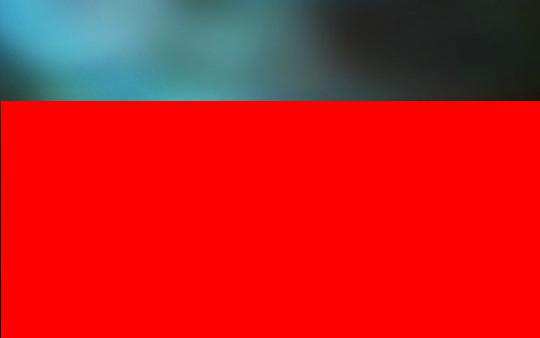
#> input picture tests/highlightSeams2/seam2.jpg, 540 x 338 px
$ python seamCarving.py seam2.jpg   (older library calls are emulated)
#> lines starting #> are read from the running program, lines starting #| are printed output that depends on the picture; after the words box and inside, x2 and y2 are one past the last pixel; in counts of white or black regions, pixels touching at a corner belong together
import sys

sys.path.append('/usr/local/lib/python2.7/site-packages')

import numpy as np
import cv2
import scipy
import math
from scipy import ndimage
from matplotlib import pyplot as plt
from PIL import Image


def sobel(image):
    im = scipy.misc.imread(image)
    im = im.astype('int32')

    dx = ndimage.sobel(im, 0)  # horizontal derivative
    dy = ndimage.sobel(im, 1)  # vertical derivative
    mag = np.hypot(dx, dy)  # magnitude
    mag *= 255.0 / np.max(mag)  # normalize (Q&D)

    posXDer = np.abs(dx)
    posYDer = np.abs(dy)
    energyFunction = posXDer + posYDer

    return mag

def readImage(image):
    im = cv2.imread( image )
    #im = im.astype(np.uint8)
    return im


def energyFunction(image):
    im = cv2.imread( image )
    im = im.astype(np.uint8)
    img = cv2.cvtColor(im, cv2.COLOR_RGB2GRAY)

    dx = ndimage.sobel(img, 0)  # horizontal derivative
    dy = ndimage.sobel(img, 1)  # vertical derivative
    mag = np.hypot(dx, dy)  # magnitude
    mag *= 255.0 / np.max(mag)  # normalize (Q&D)

    posXDer = np.abs(dx)
    posYDer = np.abs(dy)
    energyFunction = posXDer + posYDer

    return energyFunction


def findMinimumSeam(energyMap):
    rows = len(energyMap)
    columns = len(energyMap[0])
    # First, an accumulated cost matrix must be constructed by starting at the
    # top edge and iterating through the rows of the energy map.
    accumulatedCost = [[0.0] * columns for i in range(rows)]
    for i in range(0,rows, 1):
        for j in range(0, columns, 1):
            #get topNeighbors if they are valid
            topNeighbors = []
            # The value of the very top row (which obviously
            # has no rows above it) of the accumulated cost matrix is equal to the energy map.
            # Boundary conditions in this step are also taken into consideration.
            # If a neighboring pixel is not available due to the left or right edge,
            # it is simply not used in the minimum of top neighbors calculation.
            if (i == 0):
                accumulatedCost[0][j] = energyMap[0][j]
            if (i-1 > 0): #add top center
                topNeighbors.append(accumulatedCost[i-1][j])
            if (i-1 > 0 and j-1 > 0): #add topleft
                topNeighbors.append(accumulatedCost[i-1][j-1])
            if (i-1 > 0 and j+1 < columns-1): #add topright
                topNeighbors.append(accumulatedCost[i-1][j+1])

            if (len(topNeighbors) == 0):
                break;

            minOfNeighbors = min(topNeighbors)
            print ("topNeighbors", topNeighbors)

            # The value of a pixel in the accumuluated cost matrix is equal to
            # its corresponding pixel value in the energy map added to the minimum of
            # its three top neighbors (top-left, top-center, and top-right) from the
            # accumulated cost matrix.
            accumulatedCost[i][j] = energyMap[i][j] + minOfNeighbors

    #The minimum seam is then calculated by backtracing from the bottom to the top edge.
    #First, the minimum value pixel in the bottom row of the accumulated cost matrix
    #is located. This is the bottom pixel of the minimum seam.
    #The seam is then traced back up to the top row of the accumulated cost matrix by following.
    #The minimum seam coordinates are recorded.
    minPath = []

    print ("accumulatedCost", accumulatedCost)

    for i in range(rows-1,-1,-1):
        print ("accumulatedCost[i]", accumulatedCost[i])
        minOfBottomRow = min(i for i in accumulatedCost[i])
        print ("minOfBottomRow", minOfBottomRow)
        #print("accCost[i]", accumulatedCost[i])
        minValPixelX = accumulatedCost[i].index(minOfBottomRow)
        print ("minValPixelX", minValPixelX)
        minPath.append((minValPixelX,i))
        #print("x", minValPixelX)

    return minPath

def highlightSeam(image, path):
    rows = len(image)
    print("lengthOfImage",rows)
    print("lengthOfPath",len(path))
    #columns = len(image[0])
    highlightedEnergyMap = image
    print("highlightedEnergyMap 0,1", highlightedEnergyMap[0][1])

    for i in range(rows-1,-1, -1):
        highlightedEnergyMap[path[i][1]][path[i][0]] = [255, 0, 0]

    return highlightedEnergyMap

def deleteSeam(image, path):
    return image
    # [17 lines of commented-out code are left out]

def main():
    image = readImage(sys.argv[1])
#> in readImage, im is the input picture: shape (338, 540, 3); mean B, G, R 30.5, 29.3, 194.9
    energyMap = energyFunction(sys.argv[1])
#> in energyFunction, `img = cv2.cvtColor(im, cv2.COLOR_RGB2GRAY)`:
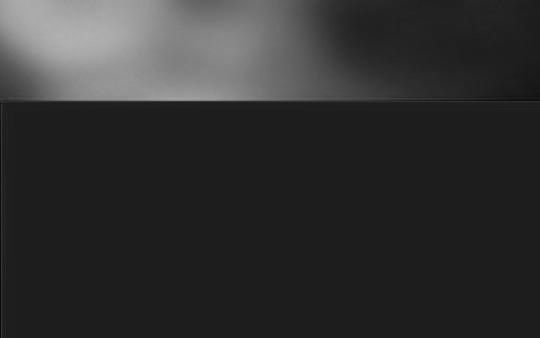
#> img: shape (338, 540); min 8, max 177, mean 48.6
#> in energyFunction, `dx = ndimage.sobel(img, 0)`:
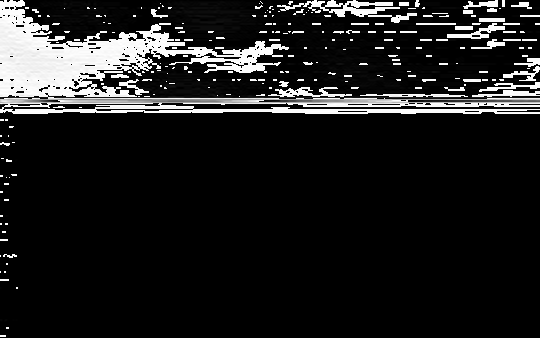
#> dx: shape (338, 540); min 0, max 255, mean 30
#> in energyFunction, `dy = ndimage.sobel(img, 1)`:
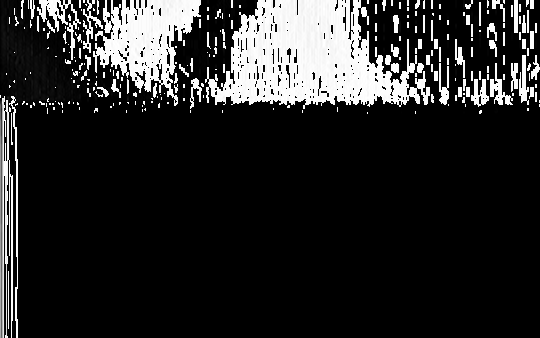
#> dy: shape (338, 540); min 0, max 255, mean 40.1
#> in energyFunction, `mag = np.hypot(dx, dy)`:
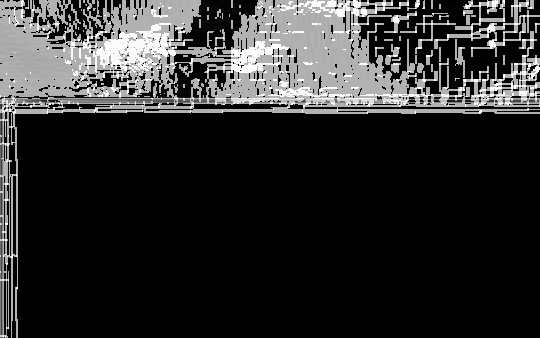
#> mag: shape (338, 540) float16; min 0, max 360.5, mean 63.3; drawn with min black and max white
#> in energyFunction, `energyFunction = posXDer + posYDer`:
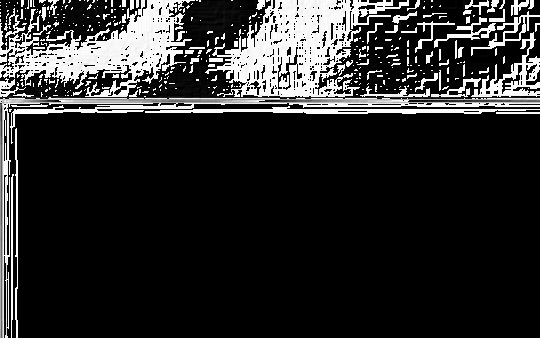
#> energyFunction: shape (338, 540); min 0, max 254, mean 42.8
    returnPath = findMinimumSeam(energyMap)
#> in findMinimumSeam, `rows = len(energyMap)`: rows = 338
#> in findMinimumSeam, `columns = len(energyMap[0])`: columns = 540
#> in findMinimumSeam, `accumulatedCost = [[0.0] * columns for i in range(rows)]`: accumulatedCost = 338 items
#> the loop in findMinimumSeam, `for i in range(rows-1,-1,-1):` made 338 passes
#> minValPixelX on passes 1 to 3: 18, 18, 18
#> after the loop in findMinimumSeam, `for i in range(rows-1,-1,-1):`: minPath = 338 pairs, first value 0 to 430, second value 0 to 337
#> returnPath has the same summary as minPath in findMinimumSeam
    highlightedEnergyMap = highlightSeam(image, returnPath)
#> in highlightSeam, `rows = len(image)`: rows = 338
#> after the loop in highlightSeam, `for i in range(rows-1,-1, -1):`:
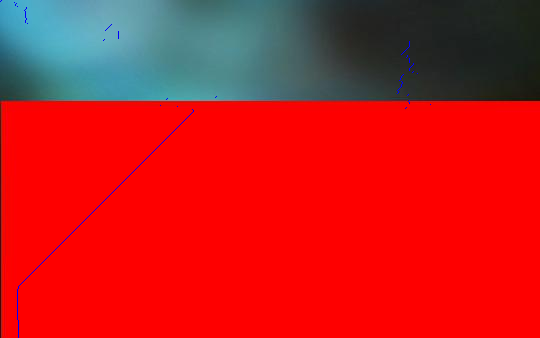
#> highlightedEnergyMap: shape (338, 540, 3); 0.19% of pixels changed, all inside (x1, y1, x2, y2) = (0, 0, 431, 338)
    scipy.misc.imsave('seam.jpg', highlightedEnergyMap)

    deleted = deleteSeam(image, returnPath)
    print( "deleted", deleted)
    scipy.misc.imsave('deleted.jpg', deleted)
    cv2.imshow('image',highlightedEnergyMap)

if __name__ == "__main__":
	main()
